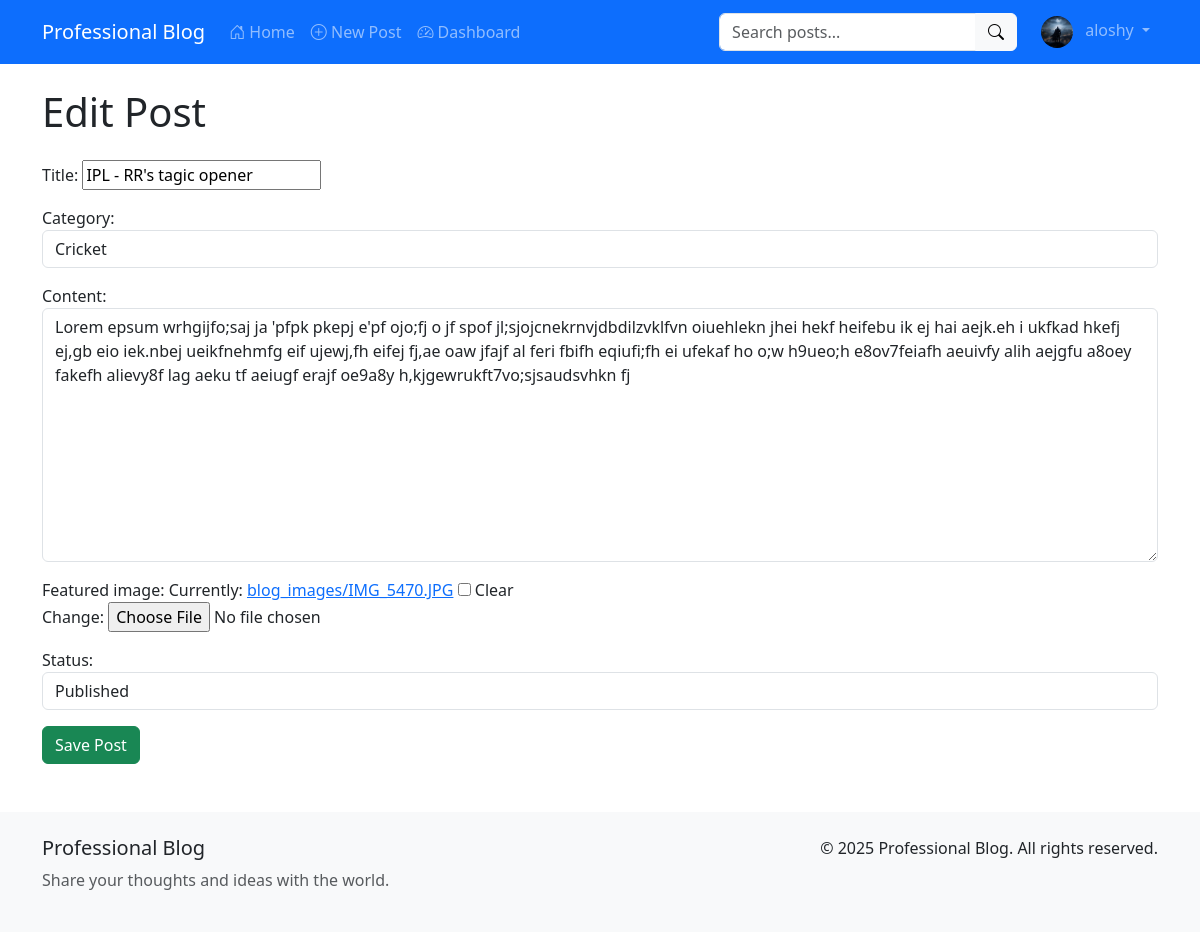
/post/ipl-rrs-tagic-opener/edit/ (signed in), run on the app's committed database.
### blog/models.py (models this page shows, shortened)
class UserProfile(models.Model):
    user = models.OneToOneField(User, on_delete=models.CASCADE, related_name='profile')
    bio = models.TextField(max_length=500, blank=True)
    profile_picture = models.ImageField(upload_to='profile_pics/', blank=True, null=True)
    website = models.URLField(max_length=200, blank=True)
    created_at = models.DateTimeField(auto_now_add=True)
    updated_at = models.DateTimeField(auto_now=True)

class Post(models.Model):
    TECHNOLOGY_CATEGORIES = [
        ('Programming', 'Programming'),
        ('Web Development', 'Web Development'),
        ('Mobile Development', 'Mobile Development'),
        ('AI & Machine Learning', 'AI & Machine Learning'),
        ('Cybersecurity', 'Cybersecurity'),
        ('Cloud Computing', 'Cloud Computing'),
        ('DevOps', 'DevOps'),
        ('Data Science', 'Data Science'),
        ('Blockchain', 'Blockchain'),
        ('IoT', 'IoT'),
    ]
    SPORTS_CATEGORIES = [
        ('Cricket', 'Cricket'),
        ('Football', 'Football'),
        ('Sports Analysis', 'Sports Analysis'),
        ('Sports Equipment', 'Sports Equipment'),
        ('Sports Training', 'Sports Training'),
        ('Sports History', 'Sports History'),
        ('Sports Events', 'Sports Events'),
        ('Sports Culture', 'Sports Culture'),
    ]
    CATEGORY_CHOICES = TECHNOLOGY_CATEGORIES + SPORTS_CATEGORIES
    title = models.CharField(max_length=200)
    slug = models.SlugField(max_length=200, unique=True)
    author = models.ForeignKey(User, on_delete=models.CASCADE, related_name='blog_posts')
    category = models.CharField(max_length=50, choices=CATEGORY_CHOICES)
    content = models.TextField()
    featured_image = models.ImageField(upload_to='blog_images/', blank=True, null=True)
    created_at = models.DateTimeField(auto_now_add=True)
    updated_at = models.DateTimeField(auto_now=True)
    status = models.CharField(max_length=10, choices=[
        ('draft', 'Draft'),
        ('published', 'Published')
    ], default='draft')
    tags = TaggableManager()
    likes = models.ManyToManyField(User, related_name='liked_posts', blank=True)
    dislikes = models.ManyToManyField(User, related_name='disliked_posts', blank=True)
    views = models.PositiveIntegerField(default=0)
    class Meta:
        ordering = ['-created_at']

### blog/views.py (the view)
# urls.py: path('post/<slug:slug>/edit/', views.post_edit, name='post_edit'),
@login_required
def post_edit(request, slug):
    post = get_object_or_404(Post, slug=slug, author=request.user)
    if request.method == 'POST':
        form = PostForm(request.POST, request.FILES, instance=post)
        if form.is_valid():
            form.save()
            messages.success(request, 'Post updated successfully!')
            return redirect('blog:post_detail', slug=post.slug)
    else:
        form = PostForm(instance=post)
    return render(request, 'blog/post_form.html', {'form': form, 'title': 'Edit Post'})

### blog/templates/blog/post_form.html (shortened to what this page needs)
{% extends "blog/base.html" %}
{% block content %}
    <div class="container">
        <h1 class="my-4">{{ title|default:"Create Post" }}</h1>
        <form method="POST" enctype="multipart/form-data">
            {{ form.as_p }}
            <button type="submit" class="btn btn-success">Save Post</button>
        </form>
    </div>
{% endblock %}

### blog/templates/blog/base.html (shortened to what this page needs)
<!DOCTYPE html>
<html lang="en">
<head>
    <link href="https://cdn.jsdelivr.net/npm/bootstrap@5.3.0/dist/css/bootstrap.min.css" rel="stylesheet">
    <link href="https://cdn.jsdelivr.net/npm/bootstrap-icons@1.7.2/font/bootstrap-icons.css" rel="stylesheet">
</head>
<body>
    <nav class="navbar navbar-expand-lg navbar-dark bg-primary">
        <div class="container">
            <a class="navbar-brand" href="{% url 'blog:home' %}">Professional Blog</a>
            <div class="collapse navbar-collapse" id="navbarNav">
                <ul class="navbar-nav me-auto">
                    <li class="nav-item">
                        <a class="nav-link" href="{% url 'blog:home' %}">
                            <i class="bi bi-house-door"></i> Home
                        </a>
                    </li>
                    {% if user.is_authenticated %}
                        <li class="nav-item">
                            <a class="nav-link" href="{% url 'blog:post_create' %}">
                                <i class="bi bi-plus-circle"></i> New Post
                            </a>
                        </li>
                        <li class="nav-item">
                            <a class="nav-link" href="{% url 'blog:dashboard' %}">
                                <i class="bi bi-speedometer2"></i> Dashboard
                            </a>
                        </li>
                    {% endif %}
                </ul>
                <form class="d-flex me-3" action="{% url 'blog:search_posts' %}" method="get">
                    <div class="input-group">
                        <input class="form-control" type="search" name="q" placeholder="Search posts..." aria-label="Search">
                        <button class="btn btn-light" type="submit">
                            <i class="bi bi-search"></i>
                        </button>
                    </div>
                </form>
                <ul class="navbar-nav">
                    {% if user.is_authenticated %}
                        <li class="nav-item dropdown">
                            <a class="nav-link dropdown-toggle" href="#" id="userDropdown" role="button" data-bs-toggle="dropdown">
                                <img src="{{ user.profile.profile_picture.url|default:'https://via.placeholder.com/32' }}"
                                     alt="{{ user.username }}"
                                     class="profile-pic-sm me-2">
                                {{ user.username }}
                            </a>
                        </li>
                    {% endif %}
                </ul>
            </div>
        </div>
    </nav>
    <main>
        {% block content %}{% endblock %}
    </main>
    <footer class="bg-light py-4 mt-5">
        <div class="container">
            <div class="row">
                <div class="col-md-6">
                    <h5>Professional Blog</h5>
                    <p class="text-muted">Share your thoughts and ideas with the world.</p>
                </div>
                <div class="col-md-6 text-md-end">
                    <p class="mb-0">© {% now "Y" %} Professional Blog. All rights reserved.</p>
                </div>
            </div>
        </div>
    </footer>
</body>
</html>

### blog/templates/blog/base.html (style rules this page uses)
.profile-pic-sm { width: 32px; height: 32px; object-fit: cover; border-radius: 50%; }

### data on the page
Post: title "IPL - RR's tagic opener", category "Cricket", content "Lorem epsum wrhgijfo;saj ja 'pfpk pkepj e'pf ojo;fj o jf spof jl;sjojcnekrnvjdbdilzvklfvn oiuehlekn jhei hekf heifebu ik ej hai aejk.eh i ukfkad hkefj ej,gb eio iek.nbej ueikfnehmfg eif ujewj,fh eifej fj,ae oaw jfajf al feri fbifh eqiufi;fh ei ufekaf ho o;w h9ueo;h e8ov7feiafh aeuivfy alih aejgfu a8oey fakefh alievy8f lag aeku tf aeiugf erajf oe9a8y h,kjgewrukft7vo;sjsaudsvhkn fj", status "Published"

### other printed values
{{ user.username }} "aloshy"
{{ title|default:"Create Post" }} "Edit Post"
